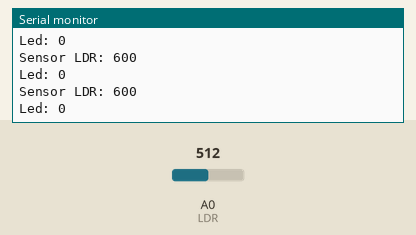
Bench run of a sketch on a simulated Arduino Uno, built with avr-gcc and run on an emulated ATmega328P. Shown: the last lines printed to the serial monitor. The inputs (shaded band) are chosen by the test bench; at power-on: A0 (LDR) = 512.

Above: at 1.3 s.
1.4 s: A0 (LDR) set to 716
At 1.82 s:
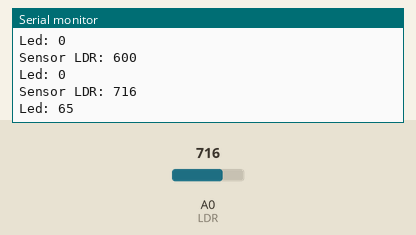
2.9 s: A0 (LDR) set to 900
At 3.32 s:
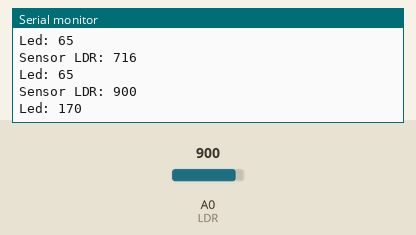
Timing chart, 0 to 5.9 s (numbered marks = the images above; inputs shaded):
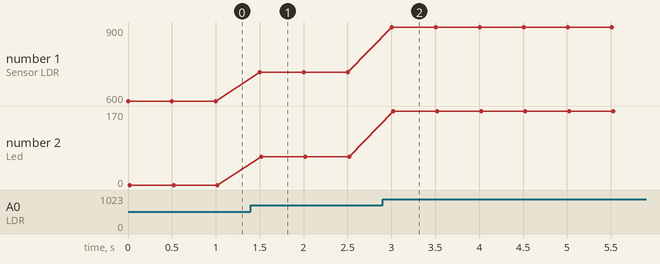

The sketch:

LDR.ino
```cpp
const int LDR = 0;
const int ledPin = 13;
int valorLido = 0;
int valor = 0;
int ledLevel = 0;

void setup() {
  pinMode(LDR,INPUT);
  Serial.begin(9600);
}

void loop() {
  valorLido = analogRead(LDR);
  valor = constrain(valorLido, 600, 1010);

  ledLevel = map(valor, 600, 1050, 0, 255);
  Serial.print("Sensor LDR: ");
  Serial.println(valor);
  Serial.print("Led: ");
  Serial.println(ledLevel);

  if (ledLevel > 50)
    digitalWrite(ledPin, HIGH);
  else
    digitalWrite(ledPin, LOW);
  delay(500);
}
```

Measured:
- after the input at 1.4 s, the serial monitor: prints a new line after 0.10 s (image 1)
- after the input at 2.9 s, the serial monitor: prints a new line after 0.10 s (image 2)
- plotted number 1: 600 → 716 after the input at 1.4 s, 716 → 900 after the input at 2.9 s
- plotted number 2: 0 → 65 after the input at 1.4 s, 65 → 170 after the input at 2.9 s
